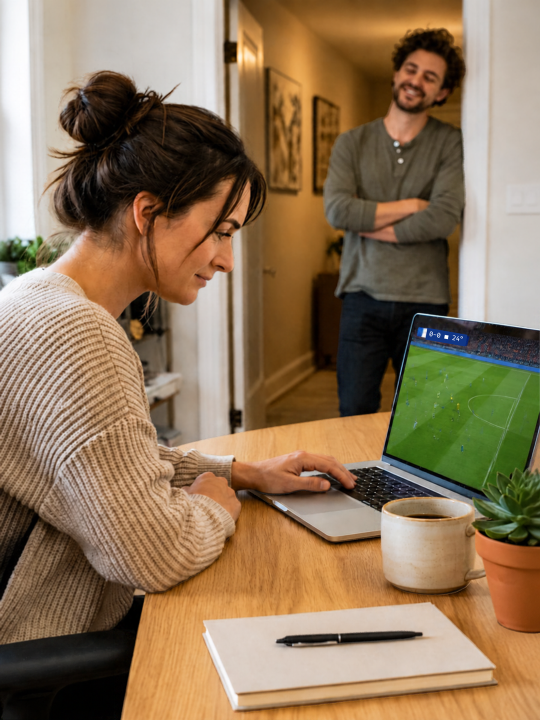
#> input picture 2026-11-28/base4.png, 1080 x 1440 px (shown at 1/2 size)
$ python mk4.py
#> lines starting #> are read from the running program, lines starting #| are printed output that depends on the picture
from PIL import Image, ImageDraw, ImageFont, ImageFilter, ImageEnhance
src=Image.open('base4.png').convert('RGB')
#> src is the input picture: PIL image 1080x1440 RGB; mean R, G, B 142.2, 117.5, 88.6
bg=src.resize((1440,1920)).crop((180,0,1260,1920)).filter(ImageFilter.GaussianBlur(40))
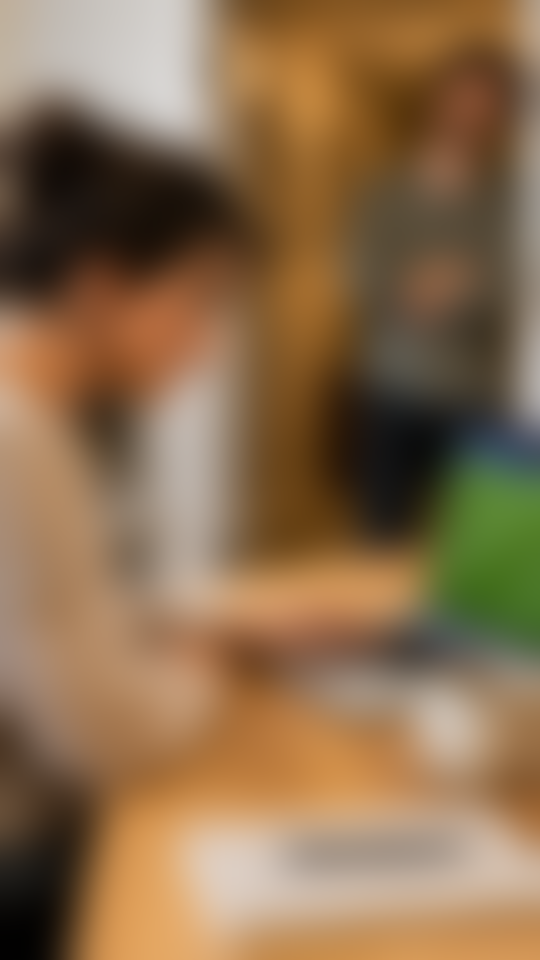
#> bg: PIL image 1080x1920 RGB (shown at 1/2 size); mean R, G, B 138.7, 109.9, 78.4
bg=ImageEnhance.Brightness(bg).enhance(0.5)
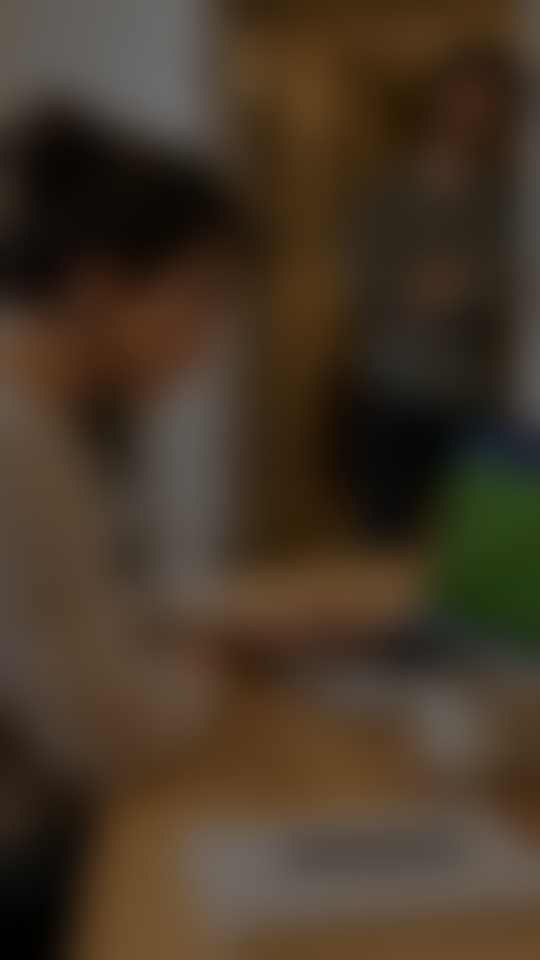
#> bg: PIL image 1080x1920 RGB (shown at 1/2 size); mean R, G, B 69.1, 54.7, 38.9
canvas=bg.copy(); canvas.paste(src,(0,540))
#> after `canvas.paste(src, (0, 540))`:
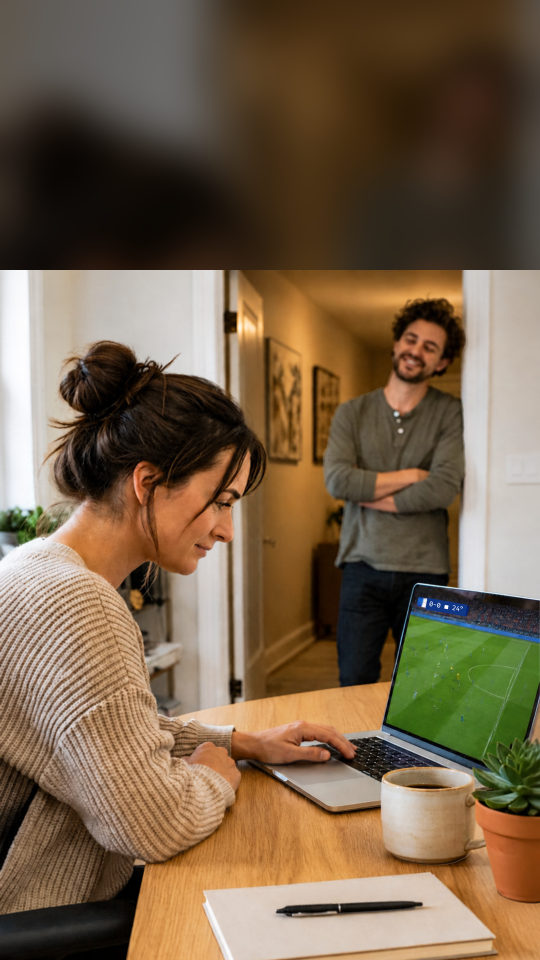
#> canvas: PIL image 1080x1920 RGB (shown at 1/2 size); mean R, G, B 118.9, 98.1, 74
f=ImageFont.truetype('/usr/share/fonts/truetype/google-fonts/Poppins-Bold.ttf',52)
def frame(lines,name,top=312):
#> called with name = 'h1.png', top = 312
    im=canvas.copy();d=ImageDraw.Draw(im);y=top
    for l in lines:
        w=d.textlength(l,font=f);d.text(((1080-w)/2,y),l,font=f,fill='white');y+=70
#> this loop made 3 passes
#> w on passes 1 to 3: 631.7, 486.6, 484
#> after the loop, y = 522
    im.save(name)
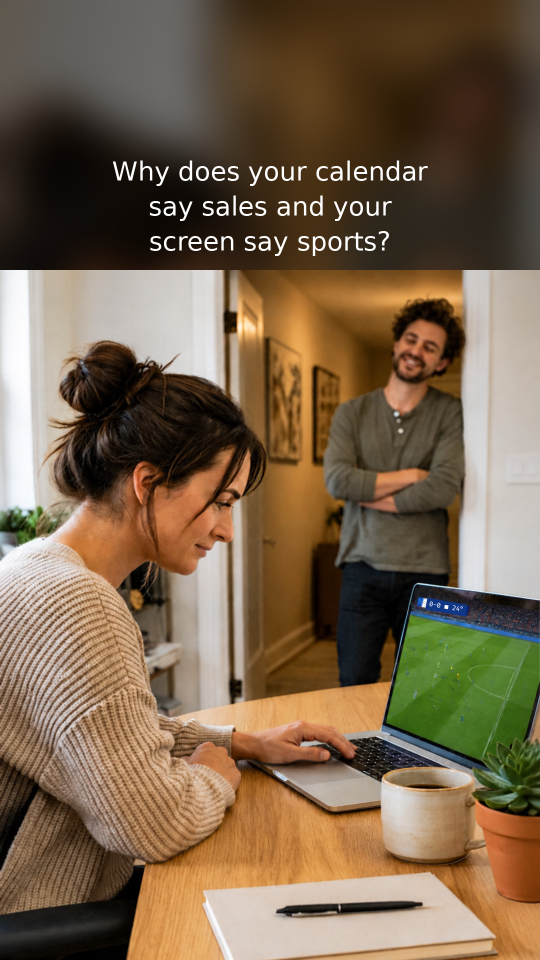
#> saved as h1.png: PIL image 1080x1920 RGB (shown at 1/2 size); mean R, G, B 120.5, 99.8, 75.9
frame(["Why does your calendar","say sales and your","screen say sports?"],'h1.png')
frame(["It's not a time problem.","It's the one task","you walk around."],'h2.png')
#> call 2 of frame, with name = 'h2.png', top = 312
#> the loop in frame (call 2), `for l in lines:` made 3 passes
#> w on passes 1 to 3: 609.5, 418.3, 446.9
#> in frame (call 2), `im.save(name)`:
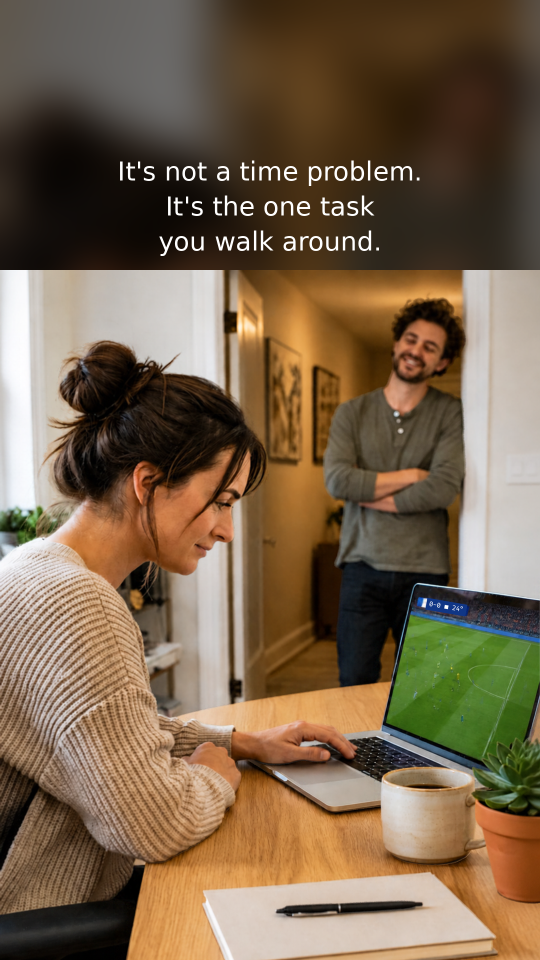
#> saved as h2.png: PIL image 1080x1920 RGB (shown at 1/2 size); mean R, G, B 120.3, 99.6, 75.7

$ run again, with 2026-11-28/base2.png copied over 2026-11-28/base4.png
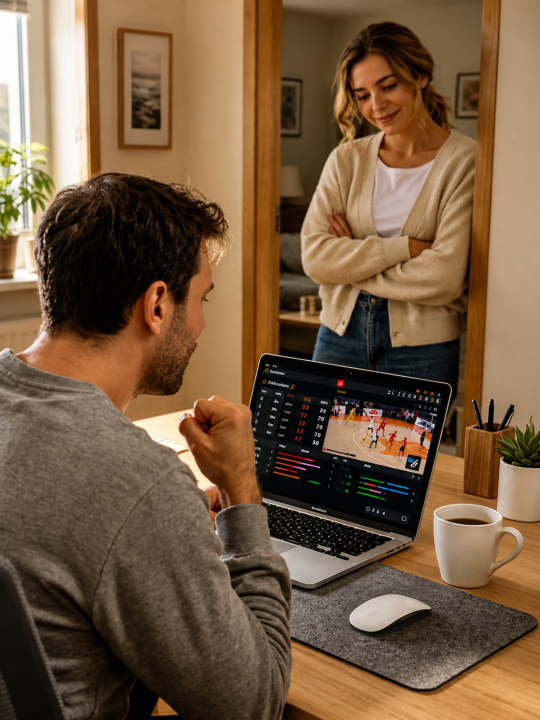
#> input picture 2026-11-28/base2.png, 1080 x 1440 px (shown at 1/2 size)
#> src is the input picture: PIL image 1080x1440 RGB; mean R, G, B 116.7, 89.6, 63
#> `bg=ImageEnhance.Brightness(bg).enhance(0.5)`:
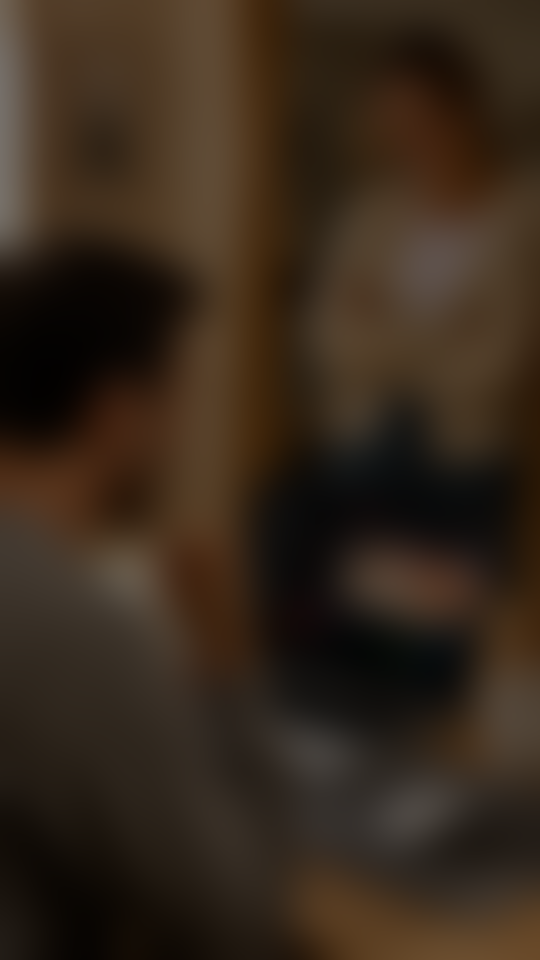
#> bg: PIL image 1080x1920 RGB (shown at 1/2 size); mean R, G, B 54.2, 40.4, 27.5
#> the loop in frame, `for l in lines:` made 3 passes
#> w on passes 1 to 3: 631.7, 486.6, 484
#> after the loop in frame, `for l in lines:`: y = 522
#> the loop in frame (call 2), `for l in lines:` made 3 passes
#> w on passes 1 to 3: 609.5, 418.3, 446.9
#> in frame (call 2), `im.save(name)`:
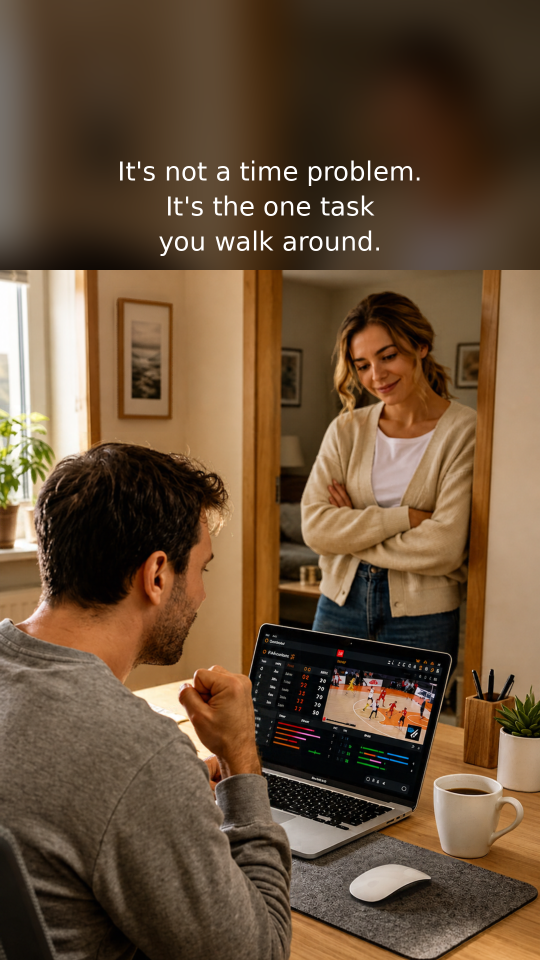
#> saved as h2.png: PIL image 1080x1920 RGB (shown at 1/2 size); mean R, G, B 104.3, 80.1, 56.4

$ run again, with 2026-11-28/base3.png copied over 2026-11-28/base4.png
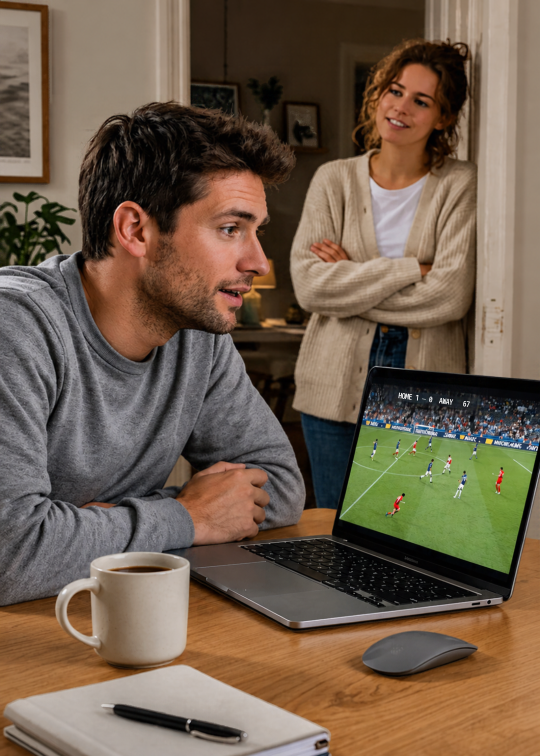
#> input picture 2026-11-28/base3.png, 1080 x 1512 px (shown at 1/2 size)
#> src is the input picture: PIL image 1080x1512 RGB; mean R, G, B 112, 93.8, 75.8
#> `bg=ImageEnhance.Brightness(bg).enhance(0.5)`:
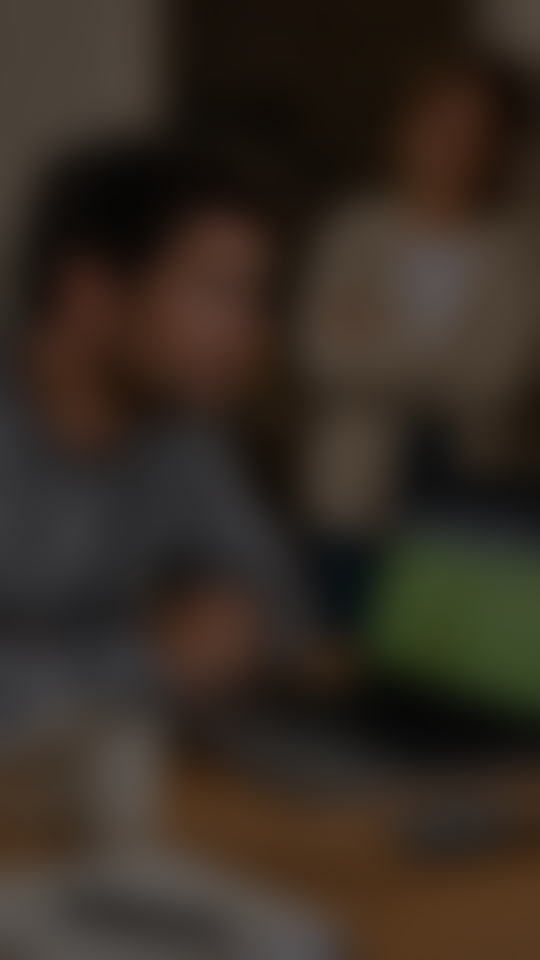
#> bg: PIL image 1080x1920 RGB (shown at 1/2 size); mean R, G, B 53.4, 43.9, 35.2
#> the loop in frame, `for l in lines:` made 3 passes
#> w on passes 1 to 3: 631.7, 486.6, 484
#> after the loop in frame, `for l in lines:`: y = 522
#> the loop in frame (call 2), `for l in lines:` made 3 passes
#> w on passes 1 to 3: 609.5, 418.3, 446.9
#> in frame (call 2), `im.save(name)`:
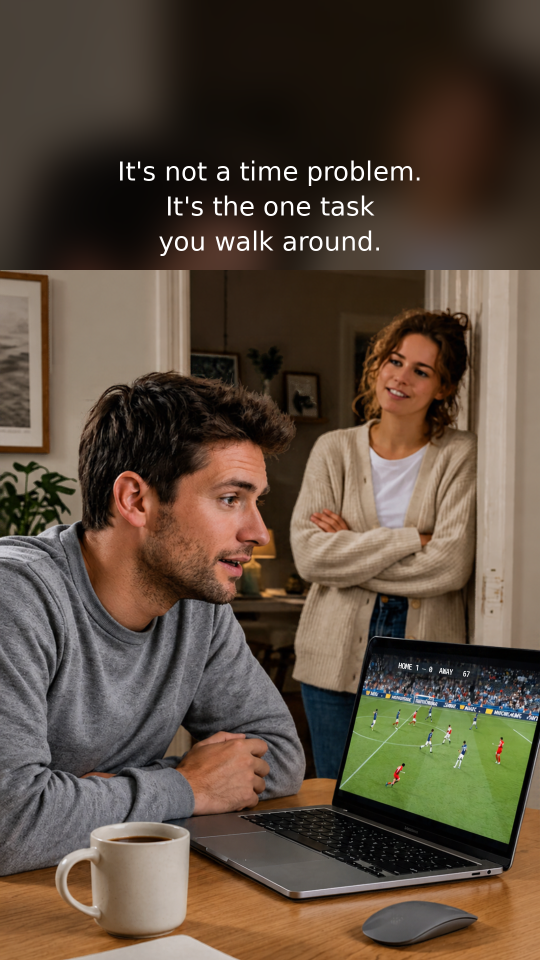
#> saved as h2.png: PIL image 1080x1920 RGB (shown at 1/2 size); mean R, G, B 90.9, 76, 61.4

$ run again, with 2026-11-28/base5.png copied over 2026-11-28/base4.png
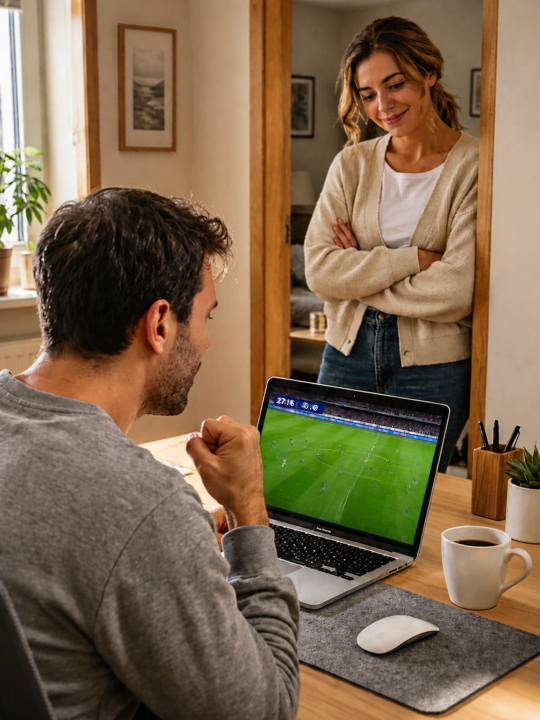
#> input picture 2026-11-28/base5.png, 1080 x 1440 px (shown at 1/2 size)
#> src is the input picture: PIL image 1080x1440 RGB; mean R, G, B 125.3, 102.7, 76.4
#> `bg=ImageEnhance.Brightness(bg).enhance(0.5)`:
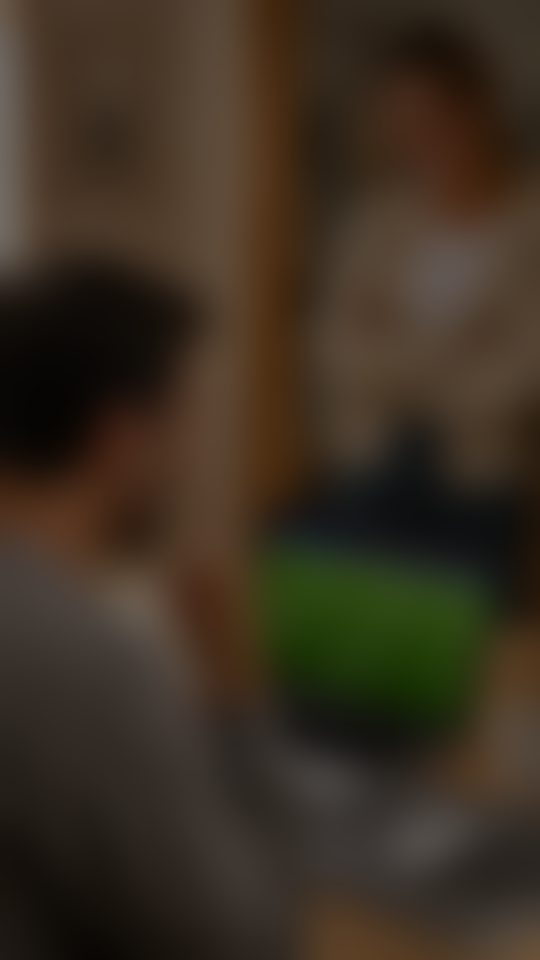
#> bg: PIL image 1080x1920 RGB (shown at 1/2 size); mean R, G, B 58.8, 47.4, 33.8
#> the loop in frame, `for l in lines:` made 3 passes
#> w on passes 1 to 3: 631.7, 486.6, 484
#> after the loop in frame, `for l in lines:`: y = 522
#> the loop in frame (call 2), `for l in lines:` made 3 passes
#> w on passes 1 to 3: 609.5, 418.3, 446.9
#> in frame (call 2), `im.save(name)`:
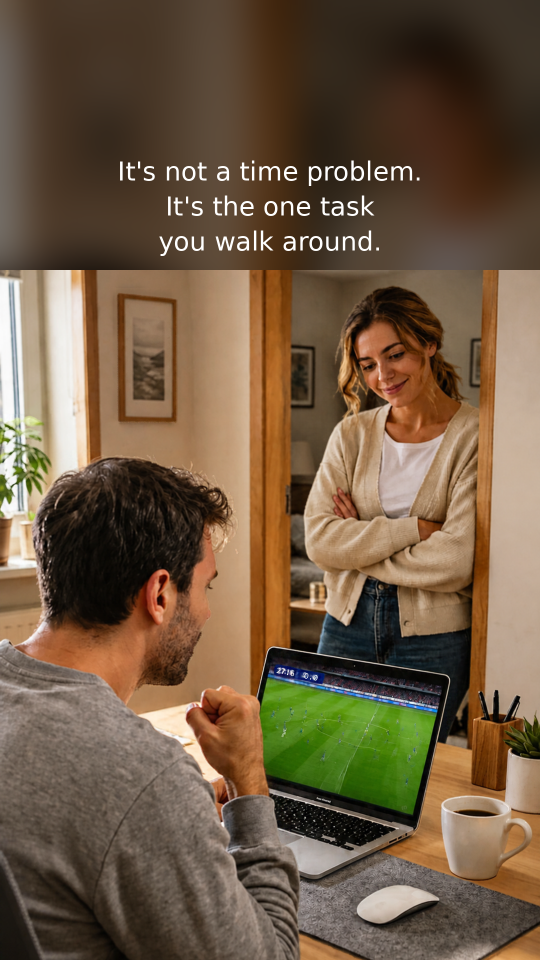
#> saved as h2.png: PIL image 1080x1920 RGB (shown at 1/2 size); mean R, G, B 111.4, 90.4, 67.2
